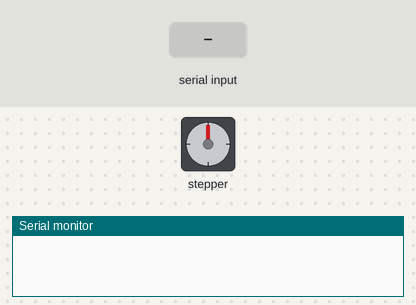
The sketch below on a simulated Arduino Uno, built with avr-gcc and run on an emulated ATmega328P. Shown: stepper motor, the last lines printed to the serial monitor. Inputs (shaded band) come from the test bench. Stepper angles assume 200 steps per turn.

Above: at 1.2 s.
1.3 s: "90,45\n" received over Serial
At 2.2 s:
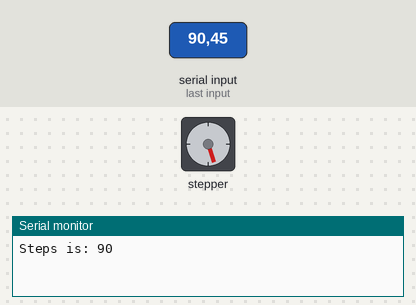
3.1 s: "30,150\n" received over Serial
At 3.6 s:
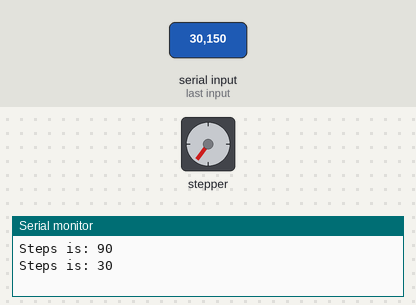
4.7 s: "5\n" received over Serial
At 5.6 s:
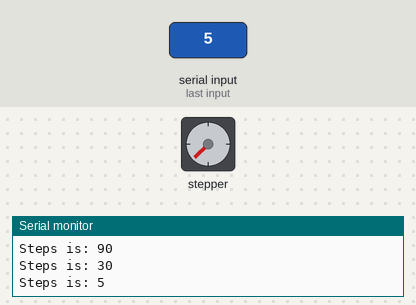
6.2 s: "200\n" received over Serial
At 6.35 s:
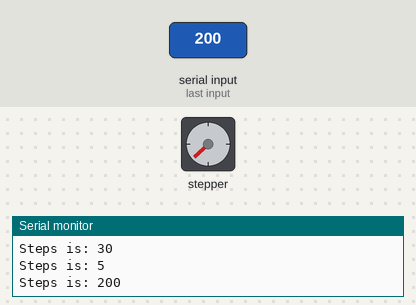
8.2 s: "90\n" received over Serial
At 9.6 s:
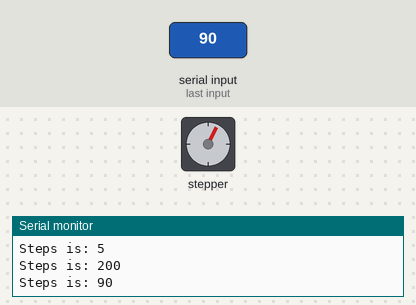
10.0 s: "90,45\n" received over Serial
At 11.0 s:
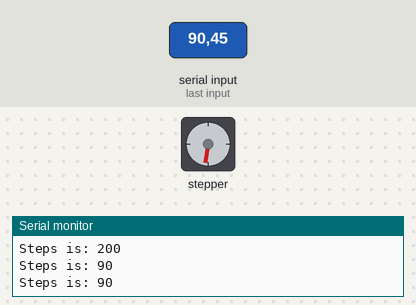
Timing chart, 0 to 12.8 s (numbered marks = the images above; inputs shaded):
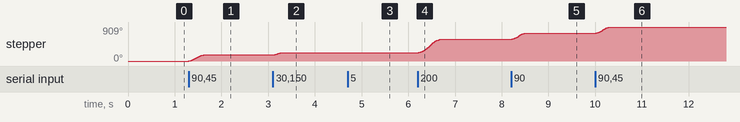

The sketch:

MC_AccelStepper_Test.ino
```cpp
/**
  Motorized Commutator X-Translation MCU Code
  Name: MC_AccelStepper_Test
  Purpose: Test the non-blocking mode of Accelstepper library through serial.

  @author Ibrahim Oladepo
  @version 1.0  30-August-2023

  - This script receives serial data from the serial monitor.
  - The received data are motor commands.
  - Motor is driven using acceleration and decelerations to achieve the target position.
*/

#include <Stepper.h>
#include <AccelStepper.h>

// #define STEPSIZE 2
#define motorInterfaceType 1

// Define pin connections
const int dirPin = 2;
const int stepPin = 3;

// Sweet spot: speed=2500, accel=4000
int steps = 0;
int motorSpeed = 1500;
int speedmin = 0;
int speedmax = 4000;
int stepperAcceleration = 3000;    // 50 is default  1000

// Define stepper motor connections and motor interface type. Motor interface type must be set to 1 when using a driver
// Stepper stepper(STEPS, dirPin, stepPin); // Pin 2 connected to DIRECTION & Pin 3 connected to STEP Pin of Driver
AccelStepper myStepper(motorInterfaceType, stepPin, dirPin);


void setup() {

  // Initialize and setup serial comms
  Serial.begin(115200);

  // Set serial timeout
  Serial.setTimeout(50);

  // Set the maximum speed, acceleration factor,
	// initial speed and the target position
	myStepper.setMaxSpeed(motorSpeed);
	myStepper.setAcceleration(stepperAcceleration);
	myStepper.setSpeed(motorSpeed);

}

void loop() {

  if (Serial.available() > 0){
    // Read an integer from the serial buffer
    // steps = Serial.parseInt();
    String received = Serial.readStringUntil('\n');
    steps = received.toInt();
    Serial.print("Steps is: ");
    Serial.println(steps);
    Serial.println("");

    // Check if stepper is running before sending new command
    // Stop the stepper motor if it is running
    if (myStepper.isRunning()){
      myStepper.stop();
    }

    // delay(50);

    // Set a new target position
    myStepper.move(steps);
  }

  if (myStepper.distanceToGo() != 0){
    myStepper.run();
  }

}
```

Measured:
- after the input at 1.3 s, stepper: turns 162° clockwise in 0.32 s, starting at once
- after the input at 3.1 s, stepper: turns 54° clockwise in 0.16 s, starting at once
- after the input at 6.2 s, stepper: turns 360° clockwise in 0.50 s, starting at once
- after the input at 8.2 s, stepper: turns 162° clockwise in 0.31 s, starting at once
- after the input at 10.0 s, stepper: turns 162° clockwise in 0.31 s, starting at once
